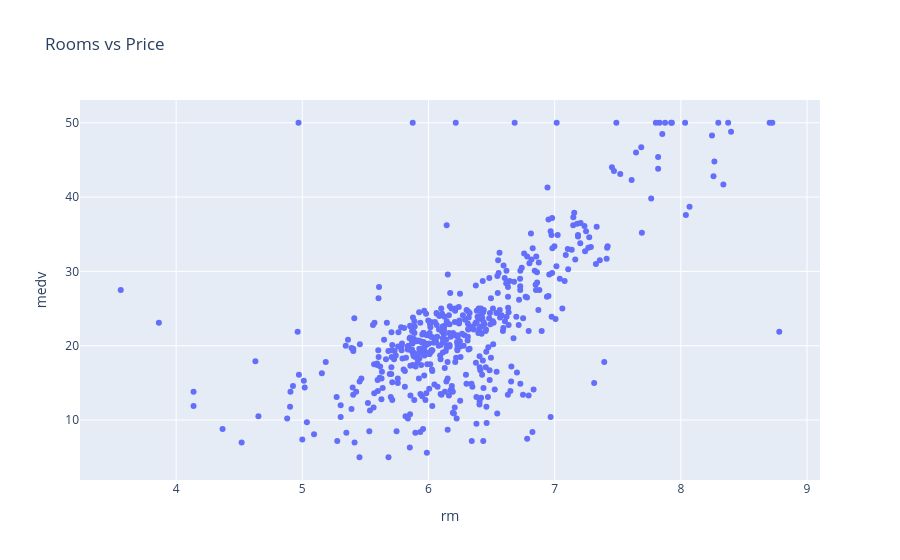

The notebook cell this image was saved under:
### Code cell
fig = px.scatter(df, x='rm', y='medv', title='Rooms vs Price')
fig.show()

### Figure 1 — Plotly figure (JSON) as saved in the notebook; plotly's stock layout.template omitted (floating-point values rounded to 4 significant figures; data arrays with more than 128 entries replaced by an {"elided": "..."} marker saying what was removed)
{"data": [{"hovertemplate": "rm=%{x}<br>medv=%{y}<extra></extra>", "legendgroup": "", "marker": {"color": "#636efa", "symbol": "circle"}, "mode": "markers", "name": "", "orientation": "v", "showlegend": false, "type": "scatter", "x": {"elided": "506 float values"}, "xaxis": "x", "y": {"elided": "506 float values"}, "yaxis": "y"}], "layout": {"legend": {"tracegroupgap": 0}, "title": {"text": "Rooms vs Price"}, "xaxis": {"anchor": "y", "domain": [0, 1], "title": {"text": "rm"}}, "yaxis": {"anchor": "x", "domain": [0, 1], "title": {"text": "medv"}}}}
